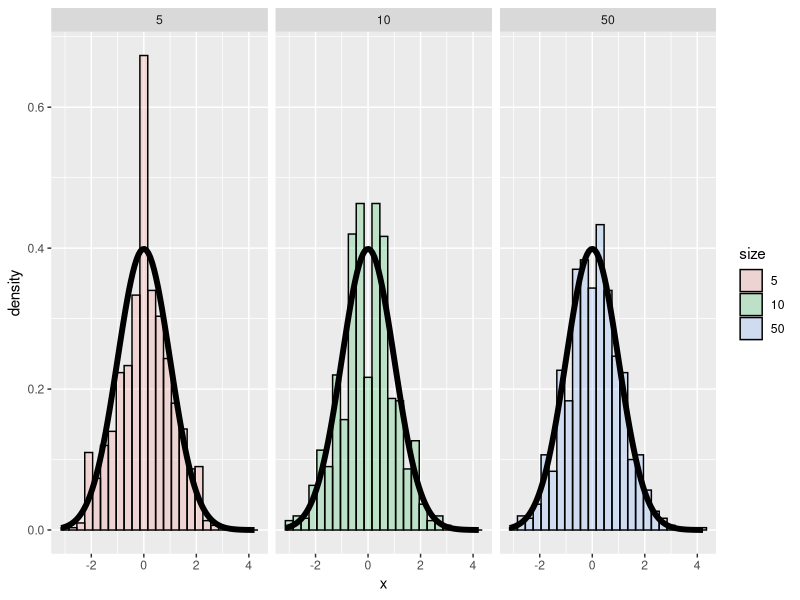
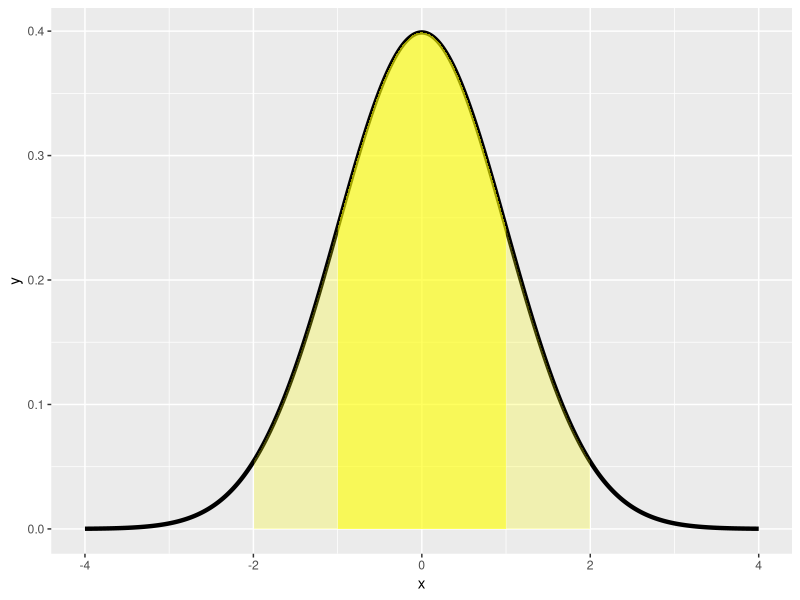
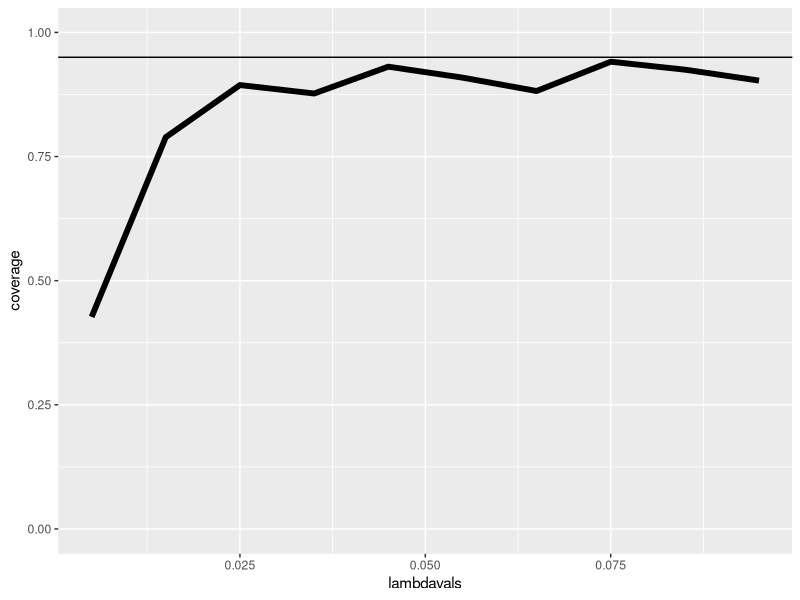
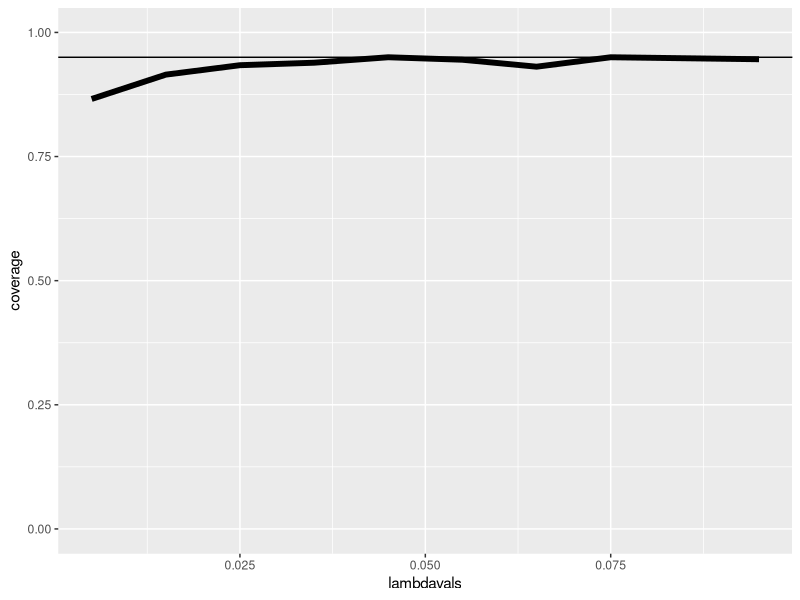

Recreate these plots in R, in order.
## ---- chunk 1
knitr::opts_chunk$set(echo = TRUE)
## ---- chunk 2
#R4.0 Environmental Settings
library(knitr) # creating the document 
library(ggplot2) # making plots

## ---- chunk 3


nosim <- 1000
cfunc <- function(x, n) sqrt(n) * (mean(x) - 3.5) / 1.71
dat <- data.frame(
  x = c(apply(matrix(sample(1 : 6, nosim * 5, replace = TRUE), 
                     nosim), 1, cfunc, 5),
        apply(matrix(sample(1 : 6, nosim * 10, replace = TRUE), 
                     nosim), 1, cfunc, 10),
        apply(matrix(sample(1 : 6, nosim * 50, replace = TRUE), 
                     nosim), 1, cfunc, 50)
  ),
  size = factor(rep(c(5, 10, 50), rep(nosim, 3))))
g <- ggplot(dat, aes(x = x, fill = size)) + geom_histogram(alpha = .20, binwidth=.3, colour = "black", aes(y = ..density..)) 
g <- g + stat_function(fun = dnorm, size = 2)
g <- g + facet_grid(. ~ size)
print(g)

## ---- chunk 4
x <- seq(-4, 4, length = 1000)
dat <- data.frame(x=x, y=dnorm(x))
g2 <- ggplot(dat, aes(x = x, y = y)) + geom_line(size = 1.5)
g2 <- g2 + geom_ribbon(aes(x = ifelse(x > -1 & x < 1, x, 0), ymin = 0, ymax = y), fill = "yellow", alpha = .5)
g2 <- g2 +  geom_ribbon(aes(x = ifelse(x > -2 & x < 2, x, 0), ymin = 0, ymax = y), fill = "yellow", alpha = 0.25)
print(g2)

## ---- chunk 5
poisson.test(5,94.32)$conf
#The formula we've used to calculate a 95% confidence interval is
#est mean + c(-1,1)*qnorm(.975)*sqrt(est var).
## ---- chunk 6

lambdavals <- seq(0.005, 0.10, by = .01); nosim <- 1000
t <- 100
coverage <- sapply(lambdavals, function(lambda){
  lhats <- rpois(nosim, lambda = lambda * t) / t
  ll <- lhats - qnorm(.975) * sqrt(lhats / t)
  ul <- lhats + qnorm(.975) * sqrt(lhats / t)
  mean(ll < lambda & ul > lambda)
})
g3 <- ggplot(data.frame(lambdavals, coverage), aes(x = lambdavals, y = coverage)) + geom_line(size = 2) + geom_hline(yintercept = 0.95)+ylim(0, 1.0)
print(g3)
## ---- chunk 7

lambdavals <- seq(0.005, 0.10, by = .01); nosim <- 1000
t <- 1000
coverage <- sapply(lambdavals, function(lambda){
  lhats <- rpois(nosim, lambda = lambda * t) / t
  ll <- lhats - qnorm(.975) * sqrt(lhats / t)
  ul <- lhats + qnorm(.975) * sqrt(lhats / t)
  mean(ll < lambda & ul > lambda)
})
g4 <- ggplot(data.frame(lambdavals, coverage), aes(x = lambdavals, y = coverage)) + geom_line(size = 2) + geom_hline(yintercept = 0.95)+ylim(0, 1.0)
print(g4)
